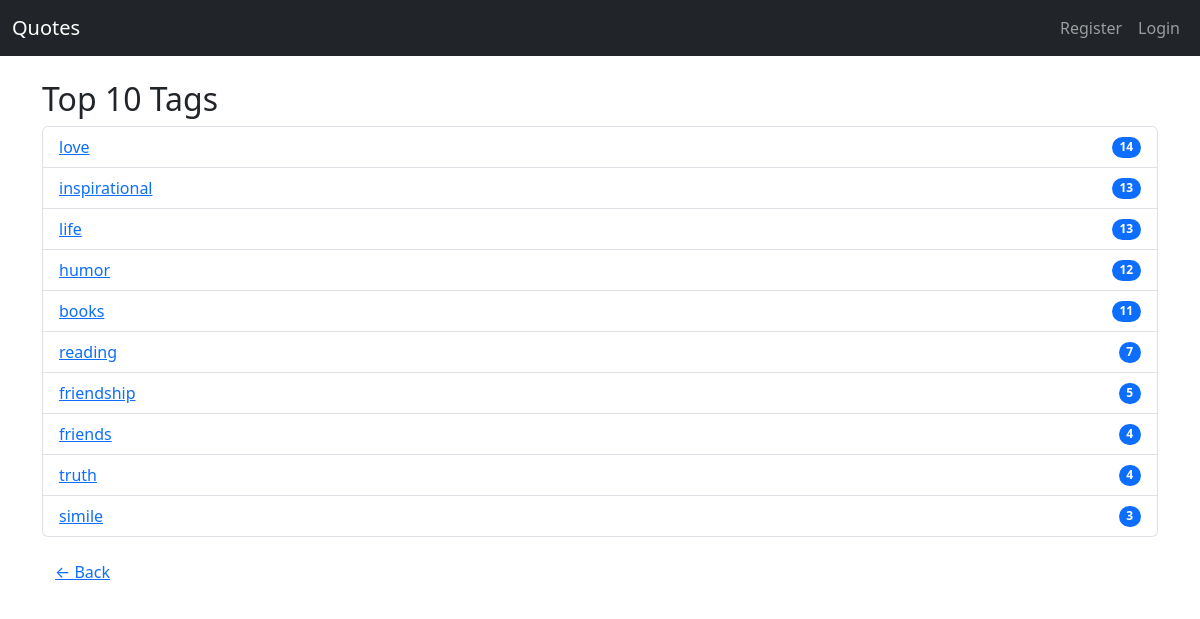
Screenshot of /top_tags/ with the database file from the repository.
### quotes/models.py (models this page shows, shortened)
class Tag(models.Model):
    name = models.CharField(max_length=50, unique=True)

### quotes/views.py (the view)
# urls.py: path('top_tags/', views.top_tags, name='top_tags'),
def top_tags(request):
    tags = Tag.objects.annotate(num=Count('quote')).order_by('-num')[:10]
    return render(request, 'quotes/top_tags.html', {'tags': tags})

### quotes/templates/quotes/top_tags.html
{% extends 'quotes/base.html' %}
{% block content %}
<h2>Top 10 Tags</h2>
<ul class="list-group">
    {% for tag in tags %}
        <li class="list-group-item d-flex justify-content-between align-items-center">
            <a href="{% url 'tag_quotes' tag.name %}">{{ tag.name }}</a>
            <span class="badge bg-primary rounded-pill">{{ tag.num }}</span>
        </li>
    {% endfor %}
</ul>
<a href="/" class="btn btn-link mt-3">← Back</a>
{% endblock %}

### rows the page displays
Tag: name "love", num "14"
Tag: name "inspirational", num "13"
Tag: name "life", num "13"
Tag: name "humor", num "12"
Tag: name "books", num "11"
Tag: name "reading", num "7"
Tag: name "friendship", num "5"
Tag: name "friends", num "4"
Tag: name "truth", num "4"
Tag: name "simile", num "3"
